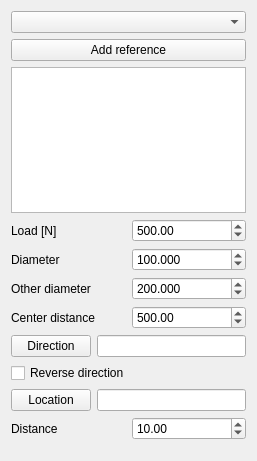
<?xml version="1.0" encoding="UTF-8"?>
<ui version="4.0">
 <class>TaskFemConstraint</class>
 <widget class="QWidget" name="TaskFemConstraint">
  <property name="geometry">
   <rect>
    <x>0</x>
    <y>0</y>
    <width>257</width>
    <height>461</height>
   </rect>
  </property>
  <property name="windowTitle">
   <string>Form</string>
  </property>
  <layout class="QVBoxLayout" name="verticalLayout">
   <item>
    <widget class="QComboBox" name="comboType"/>
   </item>
   <item>
    <widget class="QPushButton" name="buttonReference">
     <property name="text">
      <string>Add reference</string>
     </property>
    </widget>
   </item>
   <item>
    <widget class="QListWidget" name="listReferences"/>
   </item>
   <item>
    <layout class="QHBoxLayout" name="layoutForce">
     <item>
      <widget class="QLabel" name="labelForce">
       <property name="text">
        <string>Load [N]</string>
       </property>
      </widget>
     </item>
     <item>
      <widget class="QDoubleSpinBox" name="spinForce">
       <property name="minimum">
        <double>-99999.000000000000000</double>
       </property>
       <property name="maximum">
        <double>99999.000000000000000</double>
       </property>
       <property name="value">
        <double>500.000000000000000</double>
       </property>
      </widget>
     </item>
    </layout>
   </item>
   <item>
    <layout class="QHBoxLayout" name="layoutDistance_2">
     <item>
      <widget class="QLabel" name="labelDiameter">
       <property name="text">
        <string>Diameter</string>
       </property>
      </widget>
     </item>
     <item>
      <widget class="QDoubleSpinBox" name="spinDiameter">
       <property name="decimals">
        <number>3</number>
       </property>
       <property name="minimum">
        <double>-99999.000000000000000</double>
       </property>
       <property name="maximum">
        <double>99999.000000000000000</double>
       </property>
       <property name="value">
        <double>100.000000000000000</double>
       </property>
      </widget>
     </item>
    </layout>
   </item>
   <item>
    <layout class="QHBoxLayout" name="layoutDistance_3">
     <item>
      <widget class="QLabel" name="labelOtherDia">
       <property name="text">
        <string>Other diameter</string>
       </property>
      </widget>
     </item>
     <item>
      <widget class="QDoubleSpinBox" name="spinOtherDia">
       <property name="decimals">
        <number>3</number>
       </property>
       <property name="minimum">
        <double>-99999.000000000000000</double>
       </property>
       <property name="maximum">
        <double>99999.000000000000000</double>
       </property>
       <property name="value">
        <double>200.000000000000000</double>
       </property>
      </widget>
     </item>
    </layout>
   </item>
   <item>
    <layout class="QHBoxLayout" name="layoutDistance_4">
     <item>
      <widget class="QLabel" name="labelCenterDistance">
       <property name="text">
        <string>Center distance</string>
       </property>
      </widget>
     </item>
     <item>
      <widget class="QDoubleSpinBox" name="spinCenterDistance">
       <property name="minimum">
        <double>-99999.000000000000000</double>
       </property>
       <property name="maximum">
        <double>99999.000000000000000</double>
       </property>
       <property name="value">
        <double>500.000000000000000</double>
       </property>
      </widget>
     </item>
    </layout>
   </item>
   <item>
    <layout class="QHBoxLayout" name="layoutDirection">
     <item>
      <widget class="QPushButton" name="buttonDirection">
       <property name="text">
        <string>Direction</string>
       </property>
      </widget>
     </item>
     <item>
      <widget class="QLineEdit" name="lineDirection"/>
     </item>
    </layout>
   </item>
   <item>
    <widget class="QCheckBox" name="checkReverse">
     <property name="text">
      <string>Reverse direction</string>
     </property>
    </widget>
   </item>
   <item>
    <layout class="QHBoxLayout" name="layoutLocation">
     <item>
      <widget class="QPushButton" name="buttonLocation">
       <property name="text">
        <string>Location</string>
       </property>
      </widget>
     </item>
     <item>
      <widget class="QLineEdit" name="lineLocation"/>
     </item>
    </layout>
   </item>
   <item>
    <layout class="QHBoxLayout" name="layoutDistance">
     <item>
      <widget class="QLabel" name="labelDistance">
       <property name="text">
        <string>Distance</string>
       </property>
      </widget>
     </item>
     <item>
      <widget class="QDoubleSpinBox" name="spinDistance">
       <property name="minimum">
        <double>-99999.000000000000000</double>
       </property>
       <property name="maximum">
        <double>99999.000000000000000</double>
       </property>
       <property name="value">
        <double>10.000000000000000</double>
       </property>
      </widget>
     </item>
    </layout>
   </item>
   <item>
    <spacer name="verticalSpacer">
     <property name="orientation">
      <enum>Qt::Vertical</enum>
     </property>
     <property name="sizeHint" stdset="0">
      <size>
       <width>17</width>
       <height>56</height>
      </size>
     </property>
    </spacer>
   </item>
  </layout>
 </widget>
 <resources/>
 <connections/>
</ui>
